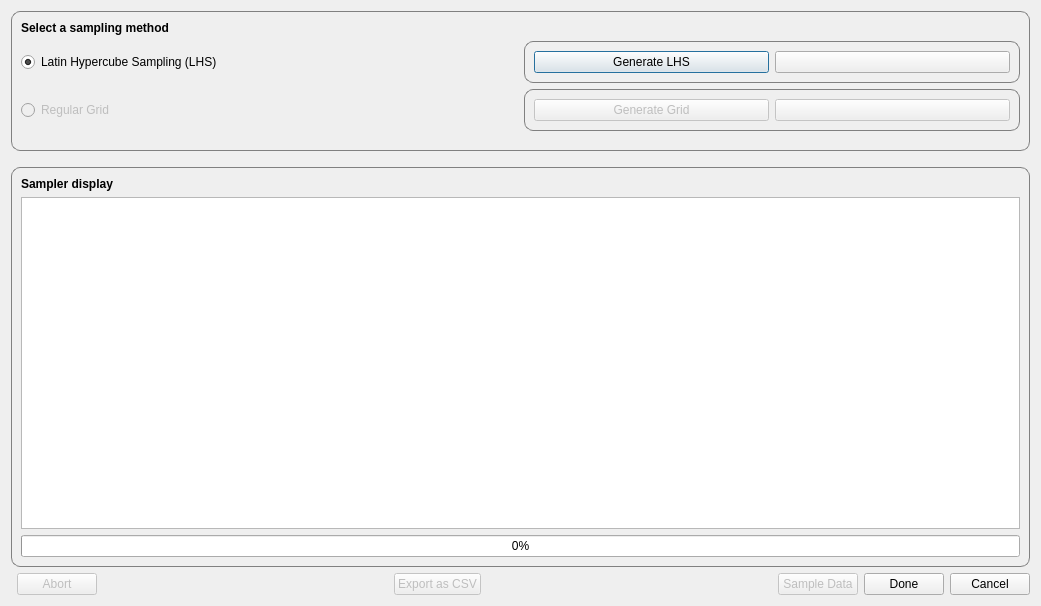
<?xml version="1.0" encoding="UTF-8"?>
<ui version="4.0">
 <class>Dialog</class>
 <widget class="QDialog" name="Dialog">
  <property name="windowModality">
   <enum>Qt::ApplicationModal</enum>
  </property>
  <property name="geometry">
   <rect>
    <x>0</x>
    <y>0</y>
    <width>1041</width>
    <height>606</height>
   </rect>
  </property>
  <property name="minimumSize">
   <size>
    <width>1000</width>
    <height>600</height>
   </size>
  </property>
  <property name="windowTitle">
   <string>Sampling Assistant</string>
  </property>
  <layout class="QGridLayout" name="gridLayout">
   <item row="0" column="0" colspan="8">
    <widget class="QGroupBox" name="groupBox">
     <property name="styleSheet">
      <string notr="true">QGroupBox {
    border: 1px solid gray;
    border-radius: 9px;
	font-weight: bold;
}

QGroupBox::title {
    subcontrol-origin: margin;
    left: 10px;
    top: 5px;
    padding: 0 3px 0 3px;
}</string>
     </property>
     <property name="title">
      <string/>
     </property>
     <layout class="QGridLayout" name="gridLayout_2">
      <item row="1" column="1">
       <widget class="QGroupBox" name="groupBox_6">
        <property name="enabled">
         <bool>true</bool>
        </property>
        <property name="title">
         <string/>
        </property>
        <layout class="QHBoxLayout" name="horizontalLayout_2">
         <item>
          <widget class="QPushButton" name="genLhsPushButton">
           <property name="enabled">
            <bool>true</bool>
           </property>
           <property name="toolTip">
            <string>&lt;html&gt;&lt;head/&gt;&lt;body&gt;&lt;p align=&quot;justify&quot;&gt;Generates the Latin Hypercube Sampling (LHS) when &lt;span style=&quot; text-decoration: underline;&quot;&gt;all&lt;/span&gt; the manipulated variables have their lower and upper bounds defined. Default number of points is 10 * number of variables. To change this, click on the settings button.&lt;/p&gt;&lt;/body&gt;&lt;/html&gt;</string>
           </property>
           <property name="text">
            <string>Generate LHS</string>
           </property>
          </widget>
         </item>
         <item>
          <widget class="QPushButton" name="lhsSettingsPushButton">
           <property name="toolTip">
            <string>&lt;html&gt;&lt;head/&gt;&lt;body&gt;&lt;p&gt;Latin Hypercube Sampling (LHS) settings&lt;/p&gt;&lt;/body&gt;&lt;/html&gt;</string>
           </property>
           <property name="text">
            <string/>
           </property>
           <property name="icon">
            <iconset resource="../../resources/icons.qrc">
             <normaloff>:/sampling/settings_icon.svg</normaloff>:/sampling/settings_icon.svg</iconset>
           </property>
          </widget>
         </item>
        </layout>
       </widget>
      </item>
      <item row="2" column="1">
       <widget class="QGroupBox" name="groupBox_2">
        <property name="enabled">
         <bool>false</bool>
        </property>
        <property name="title">
         <string/>
        </property>
        <layout class="QGridLayout" name="gridLayout_3">
         <item row="0" column="0">
          <widget class="QPushButton" name="genRectGridPushButton">
           <property name="text">
            <string>Generate Grid</string>
           </property>
          </widget>
         </item>
         <item row="0" column="1">
          <widget class="QPushButton" name="rectGridSettingspushButton">
           <property name="text">
            <string/>
           </property>
           <property name="icon">
            <iconset resource="../../resources/icons.qrc">
             <normaloff>:/sampling/settings_icon.svg</normaloff>:/sampling/settings_icon.svg</iconset>
           </property>
          </widget>
         </item>
        </layout>
       </widget>
      </item>
      <item row="1" column="0">
       <widget class="QRadioButton" name="radioButton">
        <property name="text">
         <string>Latin Hypercube Sampling (LHS)</string>
        </property>
        <property name="checked">
         <bool>true</bool>
        </property>
       </widget>
      </item>
      <item row="0" column="0">
       <widget class="QLabel" name="label">
        <property name="font">
         <font>
          <weight>75</weight>
          <bold>true</bold>
         </font>
        </property>
        <property name="text">
         <string>Select a sampling method</string>
        </property>
       </widget>
      </item>
      <item row="2" column="0">
       <widget class="QRadioButton" name="radioButton_2">
        <property name="enabled">
         <bool>false</bool>
        </property>
        <property name="toolTip">
         <string>&lt;html&gt;&lt;head/&gt;&lt;body&gt;&lt;p&gt;Method to be implemented in the future&lt;/p&gt;&lt;/body&gt;&lt;/html&gt;</string>
        </property>
        <property name="text">
         <string>Regular Grid</string>
        </property>
       </widget>
      </item>
      <item row="3" column="0">
       <spacer name="verticalSpacer">
        <property name="orientation">
         <enum>Qt::Vertical</enum>
        </property>
        <property name="sizeType">
         <enum>QSizePolicy::Fixed</enum>
        </property>
        <property name="sizeHint" stdset="0">
         <size>
          <width>20</width>
          <height>10</height>
         </size>
        </property>
       </spacer>
      </item>
     </layout>
    </widget>
   </item>
   <item row="1" column="4">
    <spacer name="verticalSpacer_2">
     <property name="orientation">
      <enum>Qt::Vertical</enum>
     </property>
     <property name="sizeType">
      <enum>QSizePolicy::Fixed</enum>
     </property>
     <property name="sizeHint" stdset="0">
      <size>
       <width>20</width>
       <height>10</height>
      </size>
     </property>
    </spacer>
   </item>
   <item row="3" column="4">
    <spacer name="horizontalSpacer">
     <property name="orientation">
      <enum>Qt::Horizontal</enum>
     </property>
     <property name="sizeHint" stdset="0">
      <size>
       <width>40</width>
       <height>20</height>
      </size>
     </property>
    </spacer>
   </item>
   <item row="3" column="7">
    <widget class="QPushButton" name="cancelPushButton">
     <property name="text">
      <string>Cancel</string>
     </property>
    </widget>
   </item>
   <item row="3" column="5">
    <widget class="QPushButton" name="sampDataPushButton">
     <property name="enabled">
      <bool>false</bool>
     </property>
     <property name="toolTip">
      <string>&lt;html&gt;&lt;head/&gt;&lt;body&gt;&lt;p&gt;Query the simulation engine to sample the model. May take a while depending on model complexity and number of samples.&lt;/p&gt;&lt;/body&gt;&lt;/html&gt;</string>
     </property>
     <property name="text">
      <string>Sample Data</string>
     </property>
    </widget>
   </item>
   <item row="3" column="1">
    <widget class="QPushButton" name="abortSamplingPushButton">
     <property name="enabled">
      <bool>false</bool>
     </property>
     <property name="toolTip">
      <string>&lt;html&gt;&lt;head/&gt;&lt;body&gt;&lt;p&gt;Aborts the sampling&lt;/p&gt;&lt;/body&gt;&lt;/html&gt;</string>
     </property>
     <property name="text">
      <string>Abort</string>
     </property>
    </widget>
   </item>
   <item row="4" column="1" colspan="7">
    <layout class="QHBoxLayout" name="horizontalLayout"/>
   </item>
   <item row="2" column="0" colspan="8">
    <widget class="QGroupBox" name="groupBox_3">
     <property name="styleSheet">
      <string notr="true">QGroupBox {
    border: 1px solid gray;
    border-radius: 9px;
	font-weight: bold;
}

QGroupBox::title {
    subcontrol-origin: margin;
    left: 10px;
    top: 5px;
    padding: 0 3px 0 3px;
}</string>
     </property>
     <property name="title">
      <string/>
     </property>
     <layout class="QGridLayout" name="gridLayout_4">
      <item row="1" column="0">
       <widget class="QTableWidget" name="samplerDisplayTableWidget">
        <property name="editTriggers">
         <set>QAbstractItemView::NoEditTriggers</set>
        </property>
        <attribute name="horizontalHeaderVisible">
         <bool>true</bool>
        </attribute>
        <attribute name="horizontalHeaderCascadingSectionResizes">
         <bool>false</bool>
        </attribute>
        <attribute name="horizontalHeaderStretchLastSection">
         <bool>true</bool>
        </attribute>
        <attribute name="verticalHeaderVisible">
         <bool>false</bool>
        </attribute>
       </widget>
      </item>
      <item row="2" column="0">
       <widget class="QProgressBar" name="displayProgressBar">
        <property name="value">
         <number>0</number>
        </property>
       </widget>
      </item>
      <item row="0" column="0">
       <widget class="QLabel" name="label_2">
        <property name="font">
         <font>
          <weight>75</weight>
          <bold>true</bold>
         </font>
        </property>
        <property name="text">
         <string>Sampler display</string>
        </property>
       </widget>
      </item>
     </layout>
    </widget>
   </item>
   <item row="3" column="3">
    <widget class="QPushButton" name="exportCsvPushButton">
     <property name="enabled">
      <bool>false</bool>
     </property>
     <property name="text">
      <string>Export as CSV</string>
     </property>
    </widget>
   </item>
   <item row="3" column="2">
    <spacer name="horizontalSpacer_2">
     <property name="orientation">
      <enum>Qt::Horizontal</enum>
     </property>
     <property name="sizeHint" stdset="0">
      <size>
       <width>40</width>
       <height>20</height>
      </size>
     </property>
    </spacer>
   </item>
   <item row="3" column="6">
    <widget class="QPushButton" name="donePushButton">
     <property name="text">
      <string>Done</string>
     </property>
    </widget>
   </item>
  </layout>
 </widget>
 <resources>
  <include location="../../resources/icons.qrc"/>
 </resources>
 <connections>
  <connection>
   <sender>radioButton</sender>
   <signal>toggled(bool)</signal>
   <receiver>groupBox_6</receiver>
   <slot>setEnabled(bool)</slot>
   <hints>
    <hint type="sourcelabel">
     <x>252</x>
     <y>55</y>
    </hint>
    <hint type="destinationlabel">
     <x>311</x>
     <y>41</y>
    </hint>
   </hints>
  </connection>
  <connection>
   <sender>radioButton_2</sender>
   <signal>toggled(bool)</signal>
   <receiver>groupBox_2</receiver>
   <slot>setEnabled(bool)</slot>
   <hints>
    <hint type="sourcelabel">
     <x>164</x>
     <y>105</y>
    </hint>
    <hint type="destinationlabel">
     <x>308</x>
     <y>96</y>
    </hint>
   </hints>
  </connection>
 </connections>
</ui>
